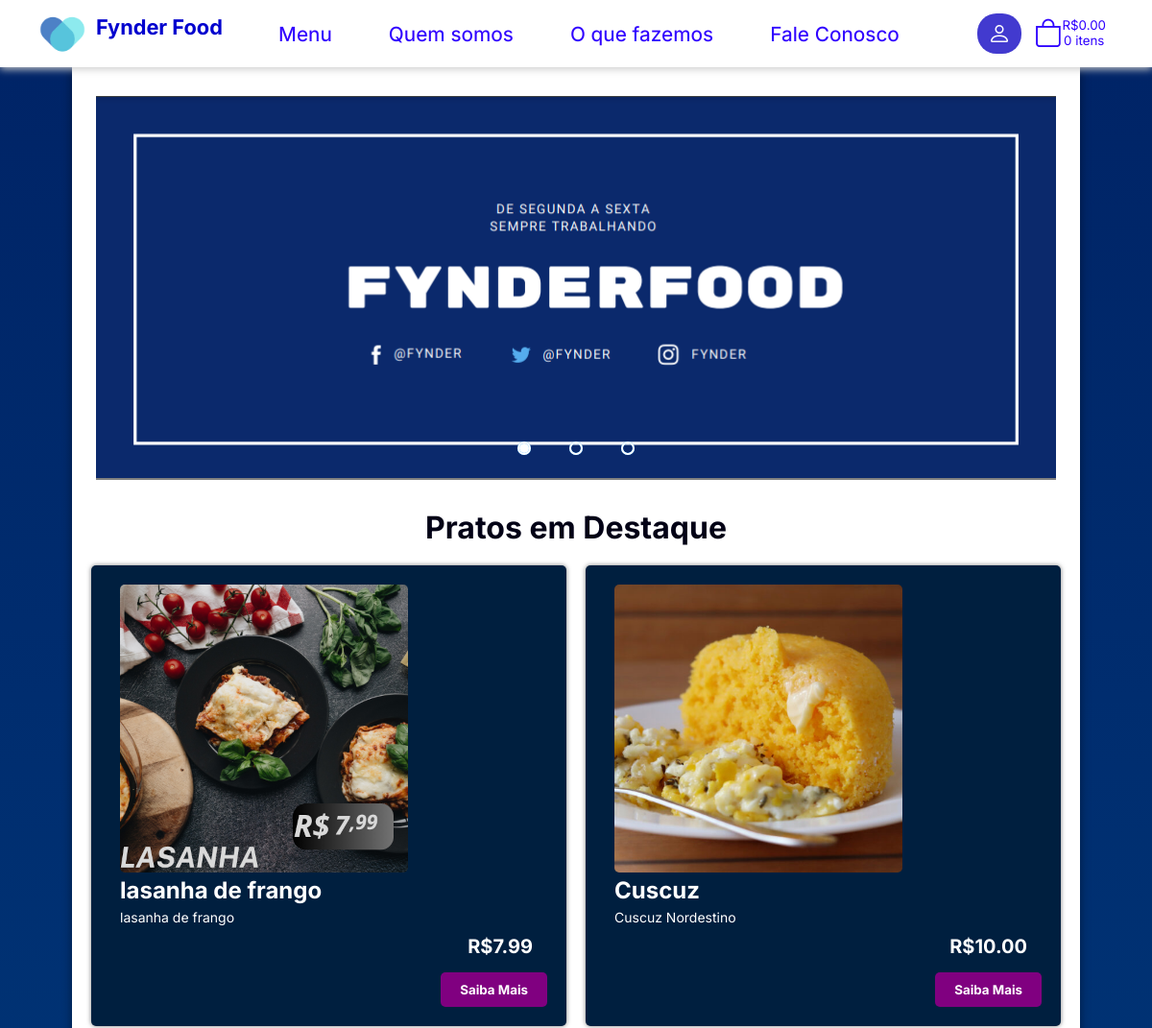
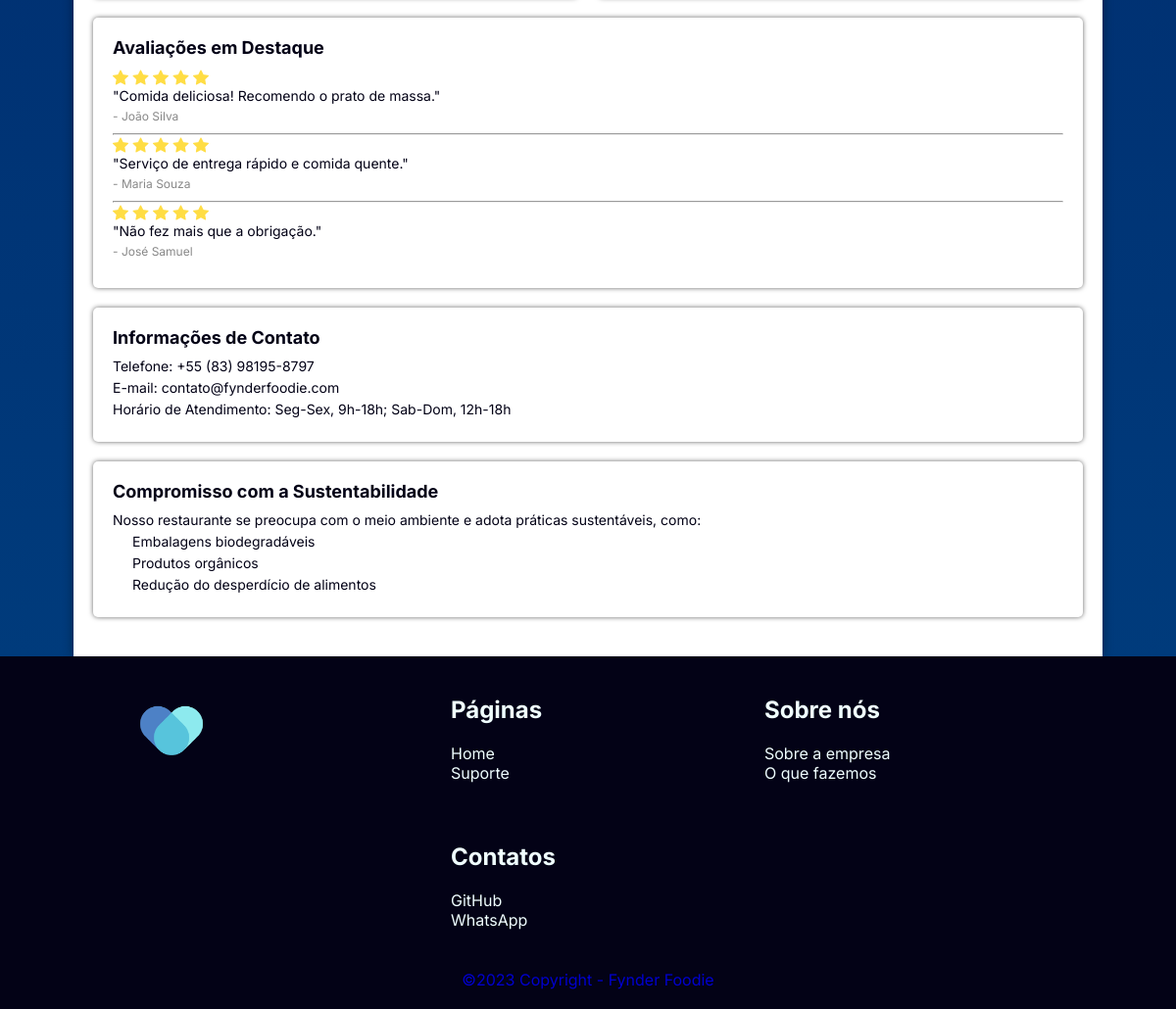
Before: / with the older database file (2 pictures, top to bottom).
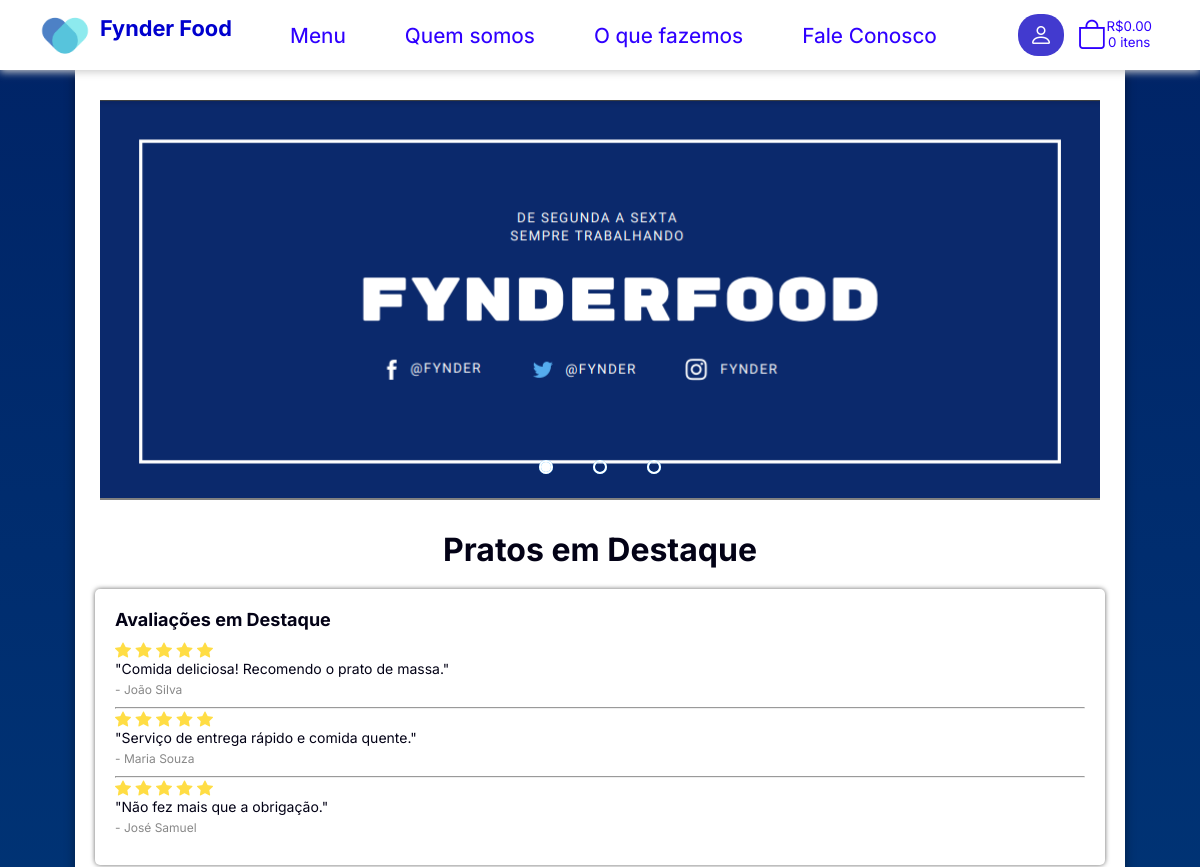
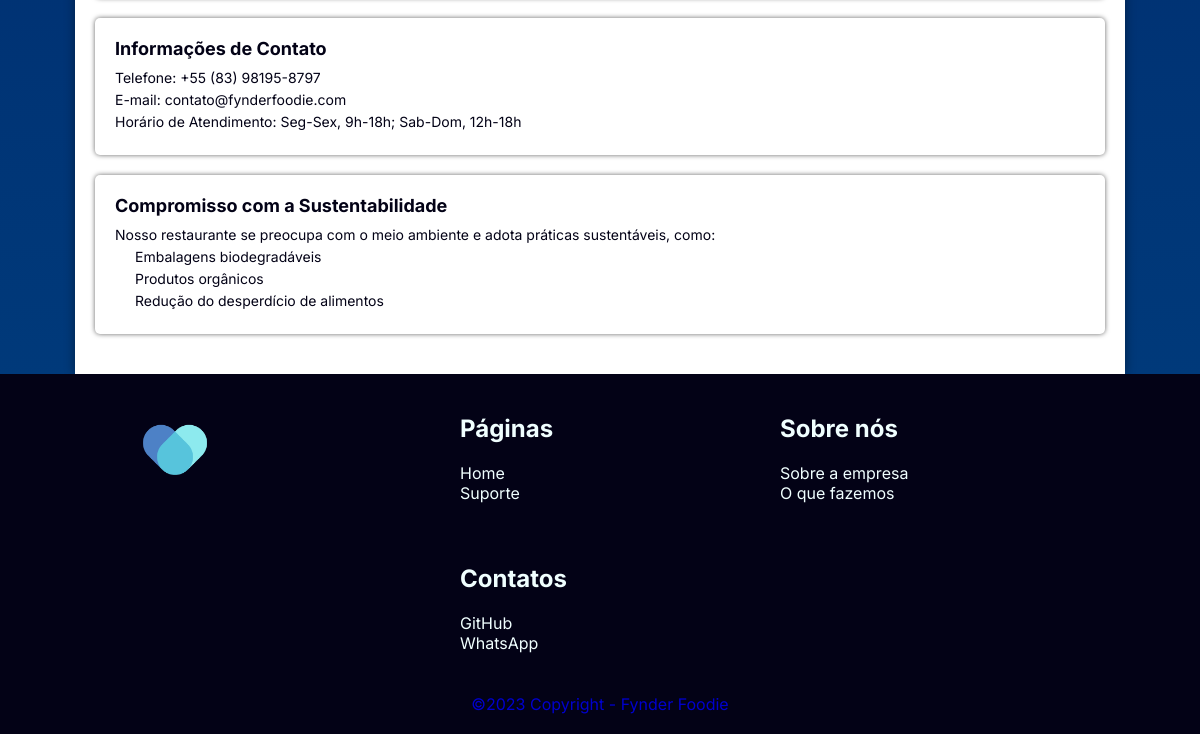
After: the same page with the newer database file (2 pictures, top to bottom).
### tables this page shows
CREATE TABLE menu (
    id INT NOT NULL AUTO_INCREMENT,
    id_adm INT NOT NULL,
    nome VARCHAR(50) NOT NULL,
    descricao VARCHAR(50) NOT NULL,
    descricao_saiba_mais TEXT NOT NULL,
    preco FLOAT(5 , 2 ) NOT NULL,
    img TEXT NOT NULL,
    data_adicionamento_modificacao DATE NOT NULL,
    PRIMARY KEY (id),
    FOREIGN KEY (id_adm)
        REFERENCES adm (id)
);

### core/controladores/Main.php (called while the page is built, shortened)
<?php
    class Main
    {
        public function index()
        {
            Store::Layout([
                'inicio'
            ]);
        }
    }
?>

### core/rotas.php (called while the page is built, shortened)
<?php
    $rotas = [
        'inicio' => 'main@index',
        'menu' => 'main@menu',
        'cadastro' => 'main@cadastro',
        'login' => 'main@login',
        'suporte' => 'main@suporte',
        'sobre' => 'main@sobre',
        'oquefazemos' => 'main@oquefazemos',
        'comousar' => 'main@comousar',
        'informarbug' => 'main@informarbug',
        'outros' => 'main@outros',
        'reclamacao' => 'main@reclamacao',
        'erro' => 'main@erro',
        'logout' => 'main@logout',
        'adm' => 'main@adm',
        'cadComidas' => 'main@cadComidas',
        'cadTipo' => 'main@cadTipo',
        'cadMenuTipo' => 'main@cadMenuTipo',
        'menuTipo' => 'main@menuTipo',
        'deleteMenuTipo' => 'main@deleteMenuTipo',
        'deleteTipo' => 'main@deleteTipo',
        'tipo' => 'main@tipo',
        'edit' => 'main@edit',
        'delete' => 'main@delete',
        'comidas' => 'main@comidas',
        'finalizarCompras' => 'main@finalizarCompras'
    ];
    $acao = 'inicio';
    $partes = explode('@', $rotas[$acao]);
    $metodo = $partes[1];
    $ctr = new $controlador();
    $ctr->$metodo();
?>

### public_html/index.php (called while the page is built, shortened)
<?php
    require_once('../core/rotas.php');
?>

### core/views/src/pratosDestaque.php (the view)
<?php
$gestor = $GLOBALS['gestor'];
$query = "SELECT menu.* FROM pedido, menu WHERE menu.id=pedido.id_produto GROUP BY id_produto ORDER BY count(id_produto) DESC LIMIT 2;";
$result = $gestor->prepare($query);
$result->execute();
while($comida = $result->fetch(PDO::FETCH_ASSOC)) {
?>
<div class="prato">
    <div class="imagem">
        <img src="public_html\assets\images\comidas\<?php echo $comida['img'] ?>" alt="<?php echo $comida["nome"] ?>">
    </div>
    <div class="informacoes">
        <h3><?php echo $comida["nome"] ?></h3>
        <p><?php echo $comida["descricao"] ?></p>
    </div>
    <div class="preco-acao">
        <span class="preco">R$<?= number_format($comida['preco'], 2, '.', '') ?></span>
        <button class="cta-button" onclick="saibaMais(<?= $comida['id']?>)">Saiba Mais</button>
    </div>
</div>
<?php
}
?>

### core/classes/Store.php (shortened to what this page needs)
<?php
    class Store
    {
        public static function Layout($estruturas)
        {
            foreach ($estruturas as $estrutura) {
                include ("../core/views/$estrutura.php");
            }
        }
    }
?>

### core/views/inicio.php (shortened to what this page needs)
<!DOCTYPE html>
<html lang="pt-br">
<head>
    <link rel="stylesheet" href="public_html/assets/css/s_inicio.css">
    <link rel="stylesheet" href="public_html/assets/css/carrinho.css">
    <link rel="stylesheet" href="public_html/assets/css/saibaMais.css">
    <link rel="stylesheet" href="https://cdn.jsdelivr.net/npm/bootstrap-icons@1.3.0/font/bootstrap-icons.css">
</head>
<body>
    <header>
        <nav class="navegador">
            <abbr title="Fynder Food">
                <a href="./" class="titulo">
                    <img src="public_html/assets/images/logo/logo.png" alt="" width="50px" height="50px">
                    <h3>Fynder Food</h3>
                </a>
            </abbr>
            <div class="nav-bar">
                <nav>
                    <ul>
                        <li class="itens"><a href="./?a=menu">Menu</a></li>
                        <li class="itens"><a href="./?a=sobre">Quem somos</a></li>
                        <li class="itens"><a href="./?a=oquefazemos">O que fazemos</a></li>
                        <li class="itens"><a href="https://wa.me/558381958797" target="_blank">Fale Conosco</a></li>
                    </ul>
                </nav>
            </div>
            <?php if (!isset($_SESSION['logado'])) { ?>
                <div class="nav-item">
                    <abbr title="Logar">
                        <button onclick="window.location.href='./?a=login'" class="botaoEC">
                            <i class="bi bi-person"></i>
                        </button>
                    </abbr>
                </div>
            <?php } ?>
            <div>
                <abbr title="Carrinho">
                    <button class="carrinho" onclick="carrinho()">
                        <div class="info-carrinho">
                            <i class="bi bi-bag"></i>
                            <div class="quant-preco">
                                <span class="span-carrinho span-carrinho-preco">
                                    R$0.00
                                </span><br>
                                <span class="span-carrinho span-carrinho-quantidade">
                                    0 itens
                                </span>
                            </div>
                        </div>
                    </button>
                </abbr>
            </div>
        </nav>
    </header>
    <main>
        <div class="container">
            <?php include("src/comidas.php"); ?>
        </div>
        <div class="titulo">
            <h2>Pratos em Destaque</h2>
        </div>
        <section class="pratos-container">
            <?php include("src/pratosDestaque.php"); ?>
        </section>
        <section>
            <div class="avaliacoes">
                <h3>Avaliações em Destaque</h3>
                <div class="avaliacao">
                    <p>
                        <i class="bi bi-star-fill" style="color: #fd4;"></i>
                        <i class="bi bi-star-fill" style="color: #fd4;"></i>
                        <i class="bi bi-star-fill" style="color: #fd4;"></i>
                        <i class="bi bi-star-fill" style="color: #fd4;"></i>
                        <i class="bi bi-star-fill" style="color: #fd4;"></i>
                    </p>
                    <p class="comentario">"Comida deliciosa! Recomendo o prato de massa."</p>
                    <p class="autor">- João Silva</p>
                </div>
                <hr>
                <div class="avaliacao">
                    <p>
                        <i class="bi bi-star-fill" style="color: #fd4;"></i>
                        <i class="bi bi-star-fill" style="color: #fd4;"></i>
                        <i class="bi bi-star-fill" style="color: #fd4;"></i>
                        <i class="bi bi-star-fill" style="color: #fd4;"></i>
                        <i class="bi bi-star-fill" style="color: #fd4;"></i>
                    </p>
                    <p class="comentario">"Serviço de entrega rápido e comida quente."</p>
                    <p class="autor">- Maria Souza</p>
                </div>
                <hr>
                <div class="avaliacao">
                    <p>
                        <i class="bi bi-star-fill" style="color: #fd4;"></i>
                        <i class="bi bi-star-fill" style="color: #fd4;"></i>
                        <i class="bi bi-star-fill" style="color: #fd4;"></i>
                        <i class="bi bi-star-fill" style="color: #fd4;"></i>
                        <i class="bi bi-star-fill" style="color: #fd4;"></i>
                    </p>
                    <p class="comentario">"Não fez mais que a obrigação."</p>
                    <p class="autor">- José Samuel</p>
                </div>
            </div>
            <div class="informacoes-contato">
                <h3>Informações de Contato</h3>
                <p>Telefone: +55 (83) 98195-8797</p>
                <p>E-mail: contato@fynderfoodie.com</p>
                <p>Horário de Atendimento: Seg-Sex, 9h-18h; Sab-Dom, 12h-18h</p>
            </div>
            <div class="sustentabilidade">
                <h3>Compromisso com a Sustentabilidade</h3>
                <p>Nosso restaurante se preocupa com o meio ambiente e adota práticas sustentáveis, como:</p>
                <ul>
                    <li>Embalagens biodegradáveis</li>
                    <li>Produtos orgânicos</li>
                    <li>Redução do desperdício de alimentos</li>
                </ul>
            </div>
        </section>
    </main>
    <footer>
        <?php include("src/rodape.php"); ?>
    </footer>
</body>
</html>

### core/views/src/comidas.php (shortened to what this page needs)
<div class="cinza">
    <div class="slides">
        <div class="primeiro slide">
            <img src="public_html/assets/images/slides/slide1.png" alt="sobre">
        </div>
        <div class="navigation-auto">
            <div class="auto-btn1"></div>
            <div class="auto-btn2"></div>
            <div class="auto-btn3"></div>
        </div>
    </div>
    <div class="manual-navigation">
        <label for="radio1" class="manual-btn"></label>
        <label for="radio2" class="manual-btn"></label>
        <label for="radio3" class="manual-btn"></label>
    </div>
</div>

### core/views/src/rodape.php
<div class="rodape">
    <div class="boxs">
        <img src="public_html/assets/images/logo/logo.png" alt="" width="70px">
    </div>
    <div class="boxs">
        <h2>Páginas</h2> <br>
        <ul>
            <li><a href="./">Home</a></li>
            <li><a href="./?a=suporte">Suporte</a></li>
        </ul>
    </div>
    <div class="boxs">
        <h2>Sobre nós</h2> <br>
        <ul>
            <li><a href="./?a=sobre">Sobre a empresa</a></li>
            <li><a href="./?a=oquefazemos">O que fazemos</a></li>
        </ul>
    </div>
    <div class="boxs">
        <h2>Contatos</h2> <br>
        <ul>
            <li><a href="https://github.com/GabrielKleber" target="_blank">GitHub</a></li>
            <li><a href="https://wa.me/558381958797" target="_blank">WhatsApp</a></li>
        </ul>
    </div>
</div>
<div class="copy">
    <p>&copy;<?php echo date('Y') ?> Copyright - Fynder Foodie</p>
</div>

### public_html/assets/css/s_inicio.css (style rules this page uses)
* { margin: 0; padding: 0; box-sizing: border-box; font-family: 'Inter', sans-serif; list-style: none; text-decoration: none; }
:root { --cor_fundo1: #0000ce; --cor_fundo2: #000041; --cor_texto: #030216; --cor_menu: #fff; --cor_texto_2: #800080; --cor_botao: #2f00ff; --cor_botao_fundo: #423acf; --sombra_colorida: #6963e7; --padrao: 0px 8px 40px #00000046; }
body, html { color: var(--cor_texto); background-image: linear-gradient(to bottom, #002366, #004080); min-height: 100vh; display: flex; flex-direction: column; }
header { height: 45px; margin-bottom: 25px; z-index: 100; }
.navegador { display: flex; align-items: center; padding: 10px 40px; box-shadow: 0 0.1rem 0.5rem #ccc; width: 100%; background-color: var(--cor_menu); transition: all 0.5s; position: fixed; }
.navegador .titulo { color: #0000ce; font-size: 1.7rem; font-weight: 600; display: flex; margin-right: 40px; }
.navegador .titulo img { margin-right: 10px; }
.navegador .titulo h3 { width: 150px; margin-top: 5px; font-size: .8em; }
.nav-bar { width: 100%; height: 100%; margin-right: 20px; }
.nav-bar ul { display: flex; }
.nav-bar ul .itens { margin-right: calc(100% / 12); font-size: 1.3em; transition: .8s; }
.nav-bar ul .itens a { text-decoration: none; color: var(--cor_botao); font-weight: 450; transition: .8s; padding-bottom: 10px; }
.botaoEC { border: none; background-color: #423acf; padding: .4rem .7rem; border-radius: 20px; cursor: pointer; color: white; font-weight: bold; }
.botaoEC > i { font-size: 1.8em; }
.info-carrinho { display: flex; }
.quant-preco { display: block; }
.carrinho { border: none; background-color: var(--cor_menu); padding: 3px; cursor: pointer; border-radius: 5px; transition: .8s; margin-left: 10px; }
.carrinho .info-carrinho .span-carrinho { color: var(--cor_botao); font-size: 2.5em; transition: .8s; margin-right: 5px; }
.carrinho .info-carrinho .span-carrinho { font-size: 1em; }
.carrinho .info-carrinho > i { font-size: 2.2em; color: var(--cor_botao); }
main { flex: 1; min-height: 300px; width: 1050px; max-width: 1100px; margin: auto; background-color: white; padding: 20px; margin-top: 0px; box-shadow: 0px 0px 10px #0000006b; }
.container { max-width: 1050px; margin: 0 auto; padding: 10px 5px; display: flex; flex-wrap: wrap; justify-content: center; align-items: center; }
.cinza { display: block; height: 400px; width: 1000px; margin-bottom: 20px; background-color: grey; overflow: hidden; z-index: 0; }
.slides { width: 400%; height: 400px; display: flex; }
.slide { width: 25%; position: relative; transition: 2s; }
.slide img { width: 1000px; }
.manual-navigation { position: absolute; width: 1000px; margin-top: -40px; display: flex; justify-content: center; }
.manual-btn { border: 2px solid #ffffff; padding: 5px; border-radius: 10px; cursor: pointer; transition: .5s; }
.manual-btn:not(:last-child) { margin-right: 40px; }
#radio1:checked~.primeiro { margin-left: 0; }
.navigation-auto div { border: 2px solid #20a6ff; padding: 5px; border-radius: 10px; cursor: pointer; transition: .5s; }
.navigation-auto { position: absolute; width: 1000px; margin-top: 360px; display: flex; justify-content: center; }
.navigation-auto div:not(:last-child) { margin-right: 40px; }
#radio1:checked~.navigation-auto .auto-btn1 { background-color: #ffffff; }
footer { background-color: var(--cor_texto); color: azure; padding: 20px 0; margin-top: auto; }
.rodape { width: 100%; display: flex; justify-content: center; flex-wrap: wrap; }
.rodape>.boxs { color: azure; width: 320px; min-height: 150px; padding: 20px; }
.boxs>ul>li { list-style: none; }
.boxs>ul>li>a { text-decoration: none; color: azure; transition: .25s; }
footer>.copy { background-color: var(--cor_texto); color: var(--cor_fundo1); text-align: center; }

### public_html/assets/css/carrinho.css (style rules this page uses)
* { margin: 0; padding: 0; box-sizing: border-box; }

Changed rows visible on the page:
removed menu: img (picture), nome "lasanha de frango", descricao "lasanha de frango", preco "7.99"
removed menu: img (picture), nome "Cuscuz", descricao "Cuscuz Nordestino", preco "10.00"
